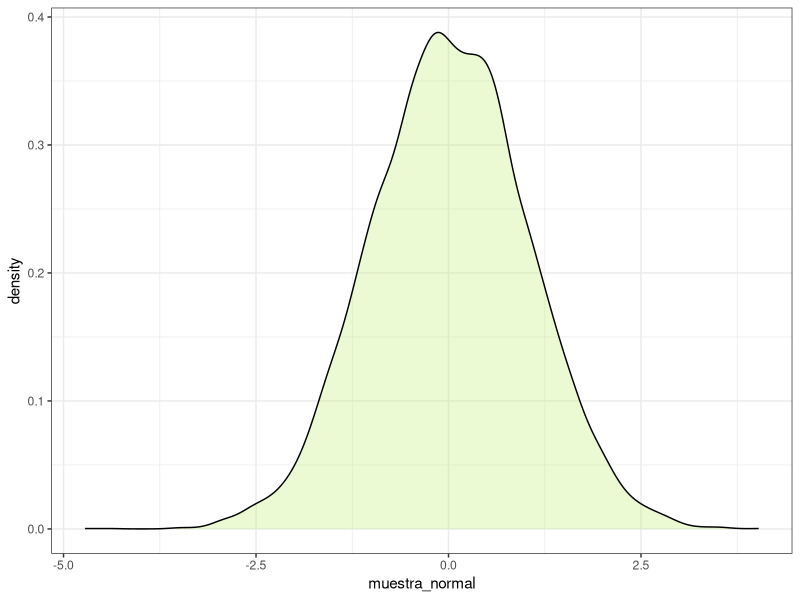
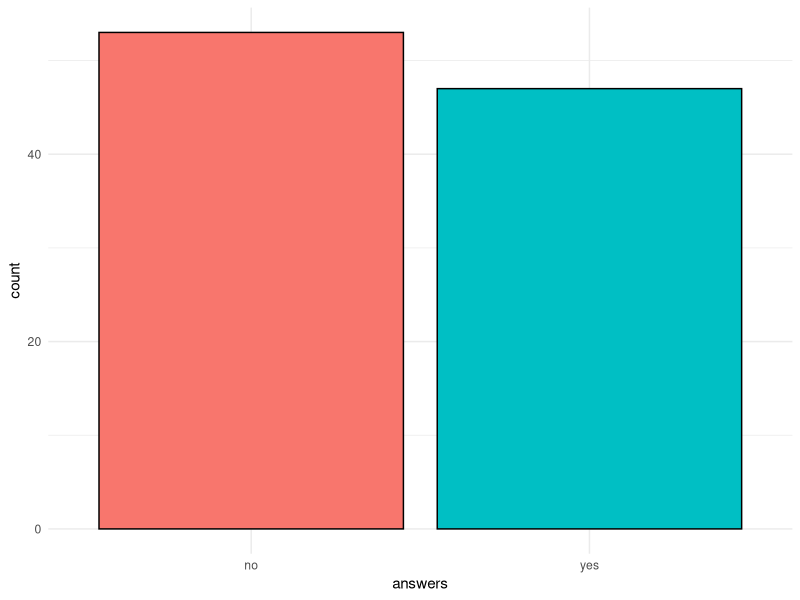
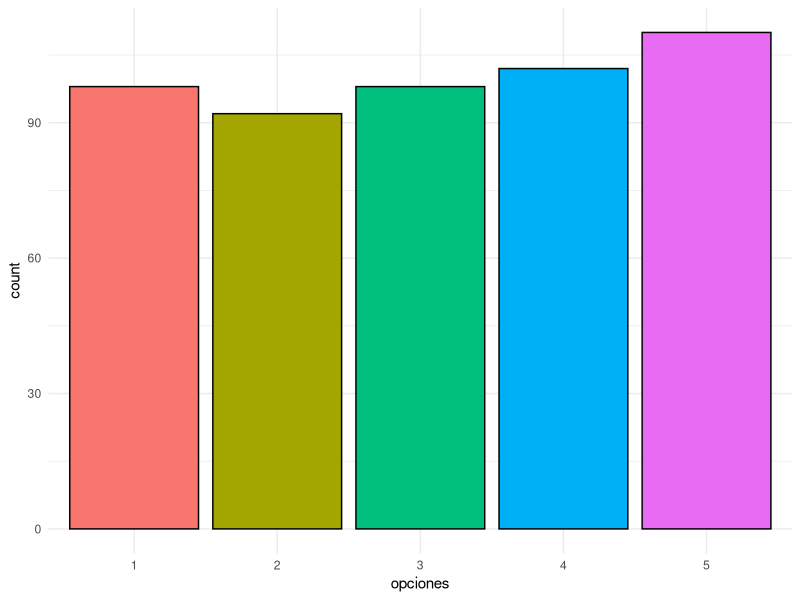
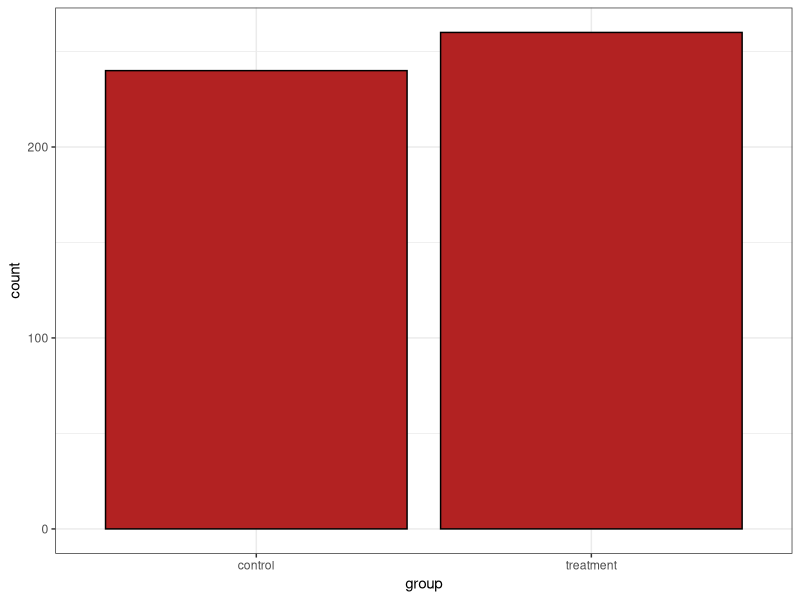

Source code (R) for these figures, in order:
## ---- chunk 1
#| label: load-packages
#| warning: false
#| message: false

library(tidyverse)
## ---- chunk 2
x <- c(1,2,5,4, 5:9)
x
class(x)
length(x)
attributes(x)
## ---- chunk 3
muestra_normal <- rnorm(10000)

class(muestra_normal)

ggplot()+
  geom_density(aes(muestra_normal), color="black", fill="darkolivegreen2", alpha=0.3)+
  theme_bw()
## ---- chunk 4
alfabeto <- c("A", "C", "G", "T")

muestra_alfabeto <- sample(x= alfabeto, size = 80, replace = TRUE) 
muestra_alfabeto <- sample(alfabeto, 80,  TRUE) 
muestra_alfabeto
## ---- chunk 5
x <- 1:20

X <- matrix(x, nrow=5, ncol = 4, byrow = TRUE)
X


X <- rbind(X, c(2,3,4, 9))
X
## ---- chunk 6
my_list <- list(1, "a", TRUE, 8+8i, c(5,5,5,5), matrix(1:6, nrow=2, ncol=3))
my_list
## ---- chunk 7
answers <- factor(sample(c("yes", "no"), 100, replace = TRUE))
table(answers)
## ---- chunk 8
ggplot()+
  geom_bar(aes(answers, fill=answers), color="black", show.legend = FALSE)+
  theme_minimal()
## ---- chunk 9
opciones <- factor(sample(1:5, 500, replace=TRUE))
mean(opciones)
ggplot()+
  geom_bar(aes(opciones, fill=opciones), color="black", show.legend = FALSE)+
  theme_minimal()

## ---- chunk 10
# Crear un vector que contenga valores NA
v <- c(2,5, NA, 85, NA, NA, 56)
# Obtener un vector que indique cuáles elementos son NA
sum(!is.na(v))
## ---- chunk 11
df <- data.frame(age=sample(15:35, 500, replace = TRUE), group=sample(c("control", "treatment"), 500, replace=TRUE))
df$group <- factor(df$group)
df <- df |> arrange(group) 
ggplot(df)+
  geom_bar(aes(group), color="black", fill="firebrick")+
  theme_bw()


glimpse(df)
## ---- chunk 12
x <- rnorm(100)

A <- matrix(x, 10, 10, dimnames = list(paste("Fila", 1:10, sep = "_"), paste("Columna", 1:10, sep = "_")))
A
## ---- chunk 13
values <- rnorm(1000)
mean(values)
ge_mean <- values >= mean(values) # Identifica los valores mayores que o igual a la media
valores_mayores <- values[values >= mean(values)]
valores_mayores
## ---- chunk 14
A[9,9, drop=FALSE]
A[,9, drop=FALSE]
## ---- chunk 15
A[c(2,3,9), c(5,7,10)]
## ---- chunk 16


x <- c(1,NA, 2, 4, NA, 5)
y <- c("a", "b", NA, "d", NA, "f")

df2 <- data.frame(x = x, y=y)
df2
df2_c <- df2[complete.cases(df2), ]
df2_c


## ---- chunk 17
x <- c("a", "b", "c", "d")

for (i in 1:4) {
  print(x[i])
}


for (i in x) {
  print(i)
}

## ---- chunk 18
#library(Biostrings)

my_rna <- paste0(sample(c("A", "C", "G", "U"), 400, replace = TRUE), collapse = "")
my_rna
